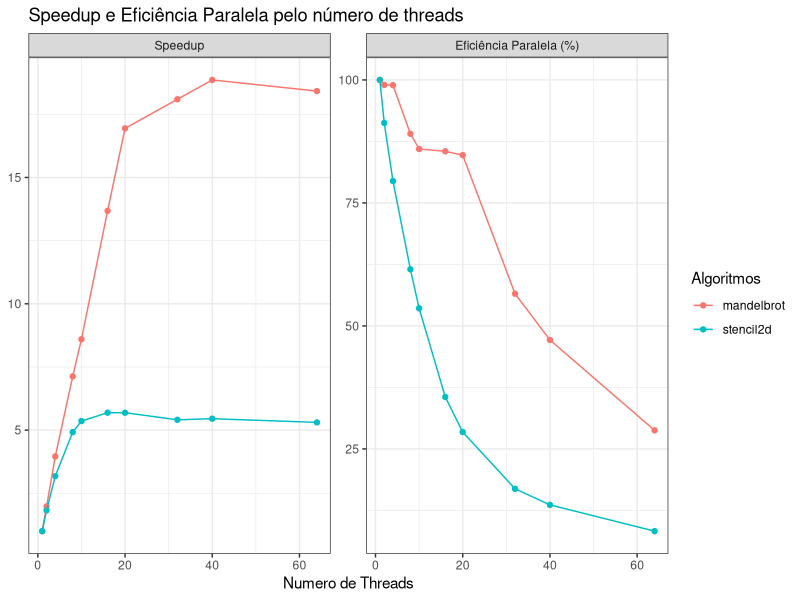
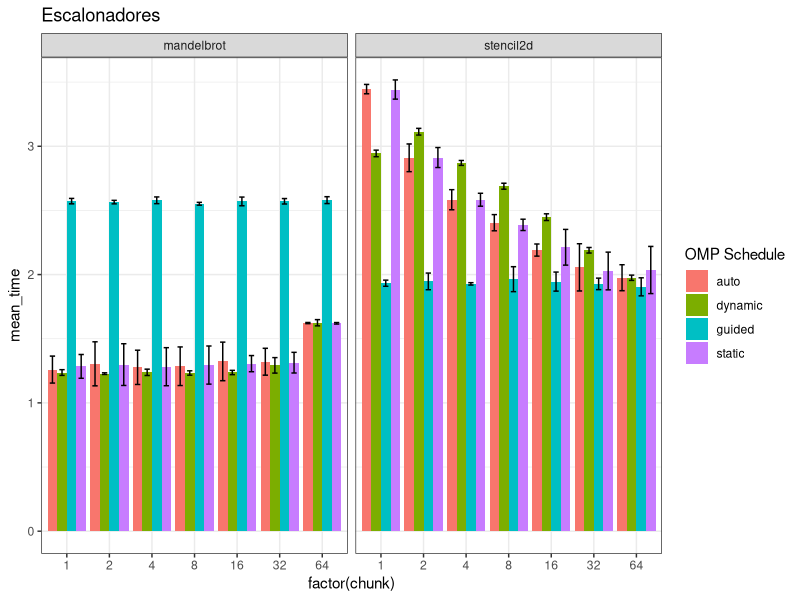
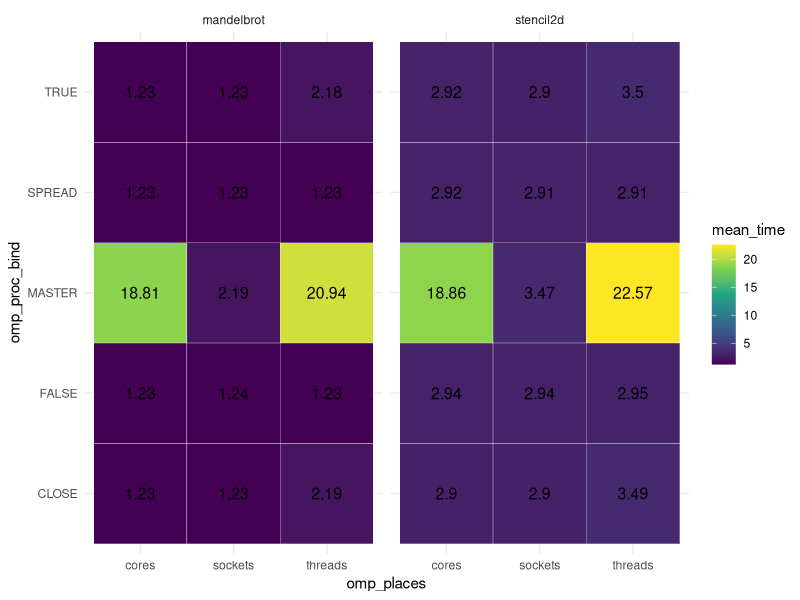
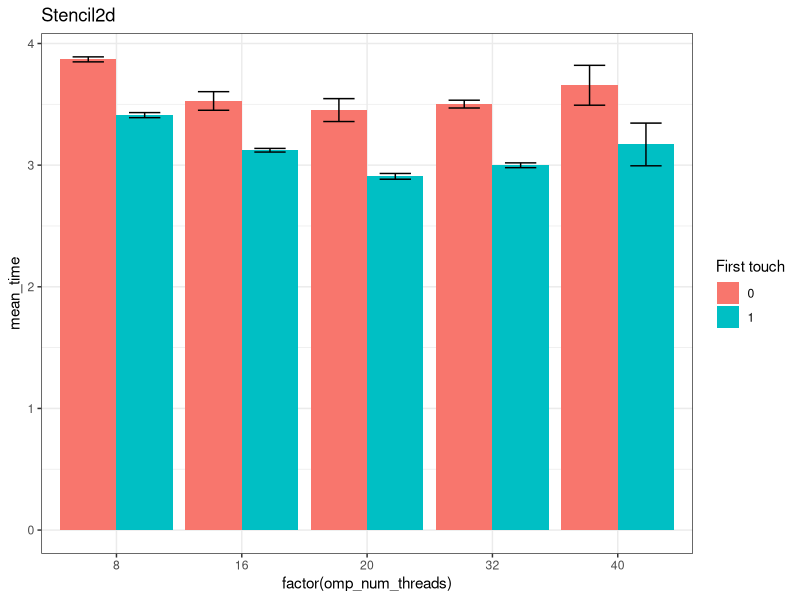
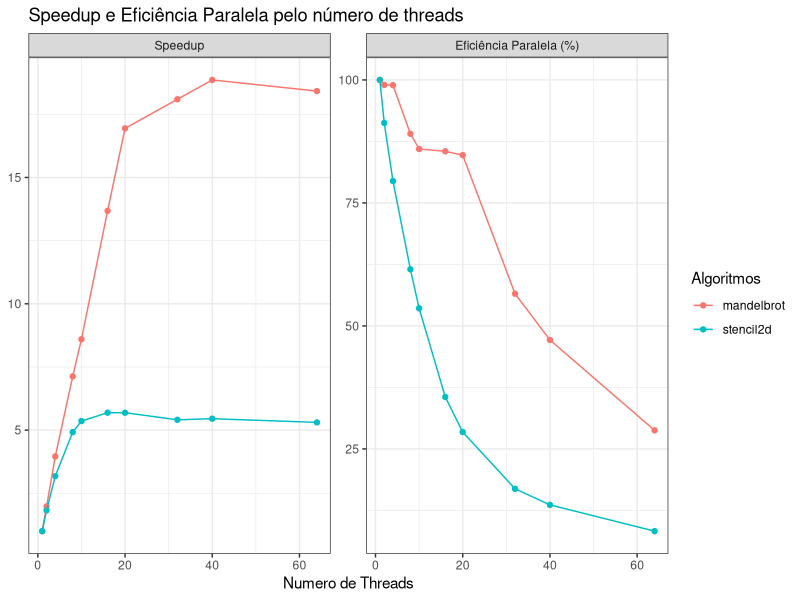
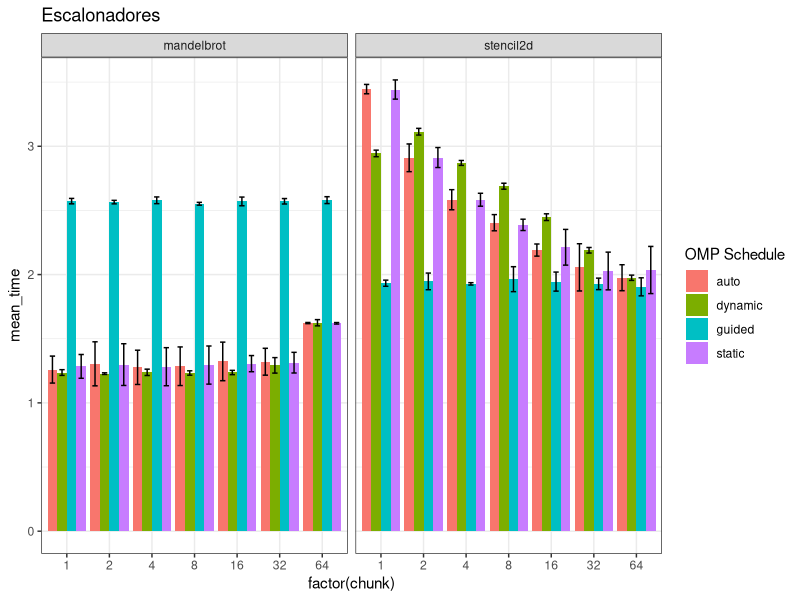
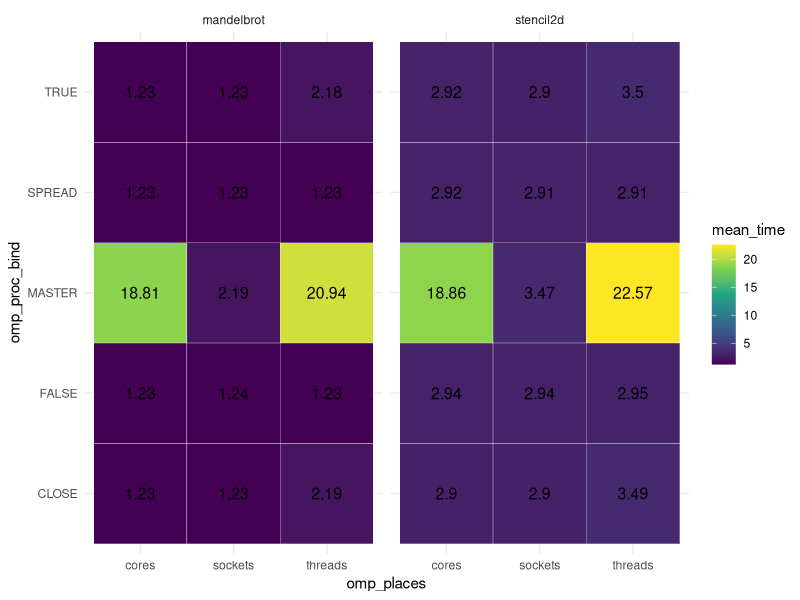
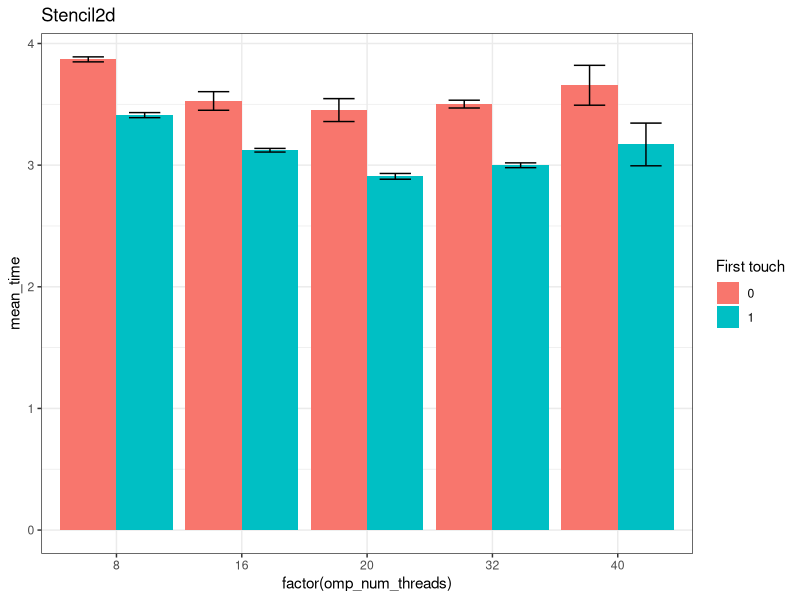

Write the R code that produced these figures, in order.
library(tidyverse)

df <- read_csv("results/phase1.csv")

summary_df <- df |>
  group_by(algorithm, omp_num_threads) |>
  summarise(
    mean_time = mean(time),
  ) |>
  group_by(algorithm) |>
  mutate(
    serial_time = mean_time[omp_num_threads == 1],
    speedup = serial_time / mean_time,
    eff = (speedup / omp_num_threads) * 100,
  )


long_df <- summary_df |>
  pivot_longer(
    cols = c(speedup, eff),
    names_to = "metric",
    values_to = "value"
  ) |>
  mutate(metric = factor(metric,
    levels = c("speedup", "eff"),
    labels = c("Speedup", "Eficiência Paralela (%)")
  ))

ggplot(long_df, aes(x = omp_num_threads, y = value, color = algorithm)) +
  geom_point() +
  geom_line() +
  facet_wrap(~metric, scales = "free_y") +
  labs(
    x = "Numero de Threads",
    y = NULL,
    title = "Speedup e Eficiência Paralela pelo número de threads",
    color = "Algoritmos"
  ) +
  theme_bw()

ggsave("plots/speedup_eff.pdf", width = 10, height = 4)


df <- read_csv("results/phase2.csv")


summary_df <- df |>
  group_by(algorithm, omp_schedule, chunk) |>
  summarise(
    mean_time = mean(time),
    sd = sd(time)
  )
ggplot(summary_df, aes(fill = omp_schedule, y = mean_time, x = factor(chunk))) +
  geom_bar(position = "dodge", stat = "identity") +
  geom_errorbar(aes(ymin = mean_time - sd, ymax = mean_time + sd),
    width = .5,
    position = position_dodge(.9)
  ) +
  facet_wrap(~algorithm) +
  labs(
    title = "Escalonadores",
    fill = "OMP Schedule"
  ) +
  theme_bw()


ggsave("plots/schedule.pdf", width = 6, height = 4)

df <- read_csv("results/phase3.csv")

summary_df <- df |>
  group_by(algorithm, omp_proc_bind, omp_places) |>
  summarise(
    mean_time = mean(time)
  )

ggplot(summary_df, aes(x = omp_places, y = omp_proc_bind, fill = mean_time)) +
  facet_wrap(~algorithm) +
  geom_tile(color = "white") +
  geom_text(aes(label = round(mean_time, 2)), color = "black", size = 4) +
  scale_fill_viridis_c() +
  theme_minimal()
ggsave("plots/bind_and_places.pdf", width = 6, height = 4)


df <- read_csv("results/phase4.csv")


summary_df <- df |>
  group_by(algorithm, first_touch, omp_num_threads) |>
  summarise(
    mean_time = mean(time),
    sd = sd(time)
  )

ggplot(summary_df, aes(
  fill = factor(first_touch), y = mean_time,
  x = factor(omp_num_threads)
)) +
  geom_bar(position = "dodge", stat = "identity") +
  geom_errorbar(aes(ymin = mean_time - sd, ymax = mean_time + sd),
    width = .5,
    position = position_dodge(.9)
  ) +
  labs(
    title = "Stencil2d",
    fill = "First touch"
  ) +
  theme_bw()


ggsave("plots/first_touch.pdf", width = 6, height = 4)
